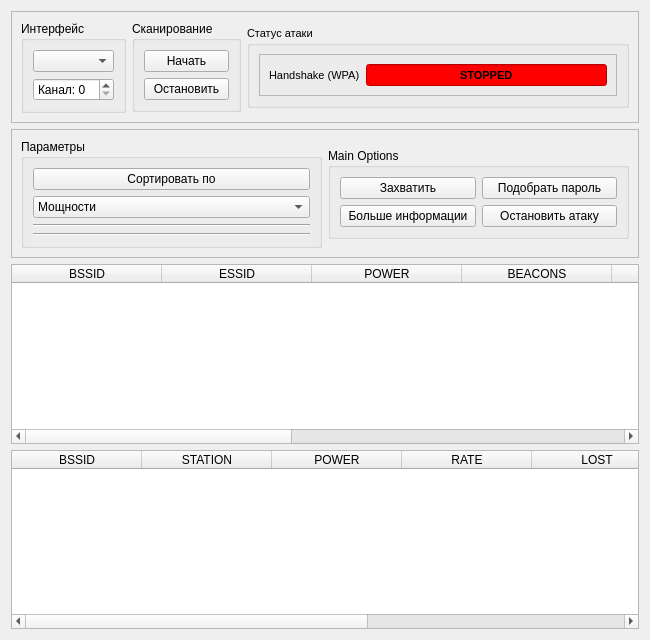
<?xml version="1.0" encoding="UTF-8"?>
<ui version="4.0">
 <class>Airodump</class>
 <widget class="QWidget" name="Airodump">
  <property name="geometry">
   <rect>
    <x>0</x>
    <y>0</y>
    <width>650</width>
    <height>640</height>
   </rect>
  </property>
  <property name="windowTitle">
   <string>Airodump</string>
  </property>
  <layout class="QGridLayout" name="gridLayout_8">
   <item row="0" column="0">
    <widget class="QFrame" name="frame">
     <property name="sizePolicy">
      <sizepolicy hsizetype="Preferred" vsizetype="Maximum">
       <horstretch>0</horstretch>
       <verstretch>0</verstretch>
      </sizepolicy>
     </property>
     <property name="frameShape">
      <enum>QFrame::StyledPanel</enum>
     </property>
     <property name="frameShadow">
      <enum>QFrame::Raised</enum>
     </property>
     <layout class="QGridLayout" name="gridLayout">
      <item row="0" column="2">
       <widget class="QGroupBox" name="groupBox">
        <property name="sizePolicy">
         <sizepolicy hsizetype="Maximum" vsizetype="Maximum">
          <horstretch>0</horstretch>
          <verstretch>0</verstretch>
         </sizepolicy>
        </property>
        <property name="toolTip">
         <string>Start airodump-ng</string>
        </property>
        <property name="statusTip">
         <string/>
        </property>
        <property name="title">
         <string>Сканирование</string>
        </property>
        <layout class="QGridLayout" name="gridLayout_2">
         <item row="0" column="0">
          <widget class="QPushButton" name="pushButtonStart">
           <property name="text">
            <string>Начать</string>
           </property>
          </widget>
         </item>
         <item row="1" column="0">
          <widget class="QPushButton" name="pushButtonStop">
           <property name="text">
            <string>Остановить</string>
           </property>
          </widget>
         </item>
        </layout>
       </widget>
      </item>
      <item row="0" column="0">
       <widget class="QGroupBox" name="groupBox_6">
        <property name="sizePolicy">
         <sizepolicy hsizetype="Maximum" vsizetype="Maximum">
          <horstretch>0</horstretch>
          <verstretch>0</verstretch>
         </sizepolicy>
        </property>
        <property name="toolTip">
         <string>This affects airodump and
all attacks launched from
this airodump instance</string>
        </property>
        <property name="title">
         <string>Интерфейс</string>
        </property>
        <layout class="QGridLayout" name="gridLayout_12">
         <item row="1" column="0">
          <widget class="QComboBox" name="comboBoxInterfaces">
           <property name="toolTip">
            <string>List of interfaces IN MONITOR MODE.</string>
           </property>
          </widget>
         </item>
         <item row="2" column="0">
          <widget class="QSpinBox" name="spinBoxChannel">
           <property name="focusPolicy">
            <enum>Qt::NoFocus</enum>
           </property>
           <property name="toolTip">
            <string>Channel 0 = All channels</string>
           </property>
           <property name="prefix">
            <string>Канал: </string>
           </property>
           <property name="minimum">
            <number>0</number>
           </property>
           <property name="maximum">
            <number>14</number>
           </property>
           <property name="value">
            <number>0</number>
           </property>
          </widget>
         </item>
        </layout>
       </widget>
      </item>
      <item row="0" column="3">
       <widget class="QGroupBox" name="groupBox_7">
        <property name="sizePolicy">
         <sizepolicy hsizetype="Minimum" vsizetype="Maximum">
          <horstretch>0</horstretch>
          <verstretch>0</verstretch>
         </sizepolicy>
        </property>
        <property name="font">
         <font>
          <pointsize>8</pointsize>
         </font>
        </property>
        <property name="toolTip">
         <string>Status of all attacks. REAL TIME.</string>
        </property>
        <property name="statusTip">
         <string/>
        </property>
        <property name="title">
         <string>Статус атаки</string>
        </property>
        <layout class="QGridLayout" name="gridLayout_15">
         <item row="0" column="0">
          <widget class="QFrame" name="frame_7">
           <property name="sizePolicy">
            <sizepolicy hsizetype="Preferred" vsizetype="Maximum">
             <horstretch>0</horstretch>
             <verstretch>0</verstretch>
            </sizepolicy>
           </property>
           <property name="frameShape">
            <enum>QFrame::StyledPanel</enum>
           </property>
           <property name="frameShadow">
            <enum>QFrame::Raised</enum>
           </property>
           <layout class="QGridLayout" name="gridLayout_17">
            <item row="0" column="1">
             <widget class="QLineEdit" name="lineEditStatusHandshacke">
              <property name="sizePolicy">
               <sizepolicy hsizetype="Expanding" vsizetype="Maximum">
                <horstretch>0</horstretch>
                <verstretch>0</verstretch>
               </sizepolicy>
              </property>
              <property name="font">
               <font>
                <pointsize>8</pointsize>
                <weight>75</weight>
                <bold>true</bold>
               </font>
              </property>
              <property name="styleSheet">
               <string notr="true">background-color: rgb(255, 0, 0);</string>
              </property>
              <property name="text">
               <string>STOPPED</string>
              </property>
              <property name="alignment">
               <set>Qt::AlignCenter</set>
              </property>
              <property name="readOnly">
               <bool>true</bool>
              </property>
             </widget>
            </item>
            <item row="0" column="0">
             <widget class="QLabel" name="label_10">
              <property name="text">
               <string>Handshake (WPA)</string>
              </property>
             </widget>
            </item>
           </layout>
          </widget>
         </item>
        </layout>
       </widget>
      </item>
     </layout>
    </widget>
   </item>
   <item row="1" column="0">
    <widget class="QFrame" name="frame_2">
     <property name="sizePolicy">
      <sizepolicy hsizetype="Preferred" vsizetype="Maximum">
       <horstretch>0</horstretch>
       <verstretch>0</verstretch>
      </sizepolicy>
     </property>
     <property name="frameShape">
      <enum>QFrame::StyledPanel</enum>
     </property>
     <property name="frameShadow">
      <enum>QFrame::Raised</enum>
     </property>
     <layout class="QGridLayout" name="gridLayout_7">
      <item row="1" column="3">
       <widget class="QGroupBox" name="groupBox_5">
        <property name="sizePolicy">
         <sizepolicy hsizetype="Minimum" vsizetype="Maximum">
          <horstretch>0</horstretch>
          <verstretch>0</verstretch>
         </sizepolicy>
        </property>
        <property name="title">
         <string>Main Options</string>
        </property>
        <layout class="QGridLayout" name="gridLayout_9">
         <item row="1" column="0">
          <widget class="QPushButton" name="pushButtonCapture">
           <property name="sizePolicy">
            <sizepolicy hsizetype="Minimum" vsizetype="Maximum">
             <horstretch>0</horstretch>
             <verstretch>0</verstretch>
            </sizepolicy>
           </property>
           <property name="toolTip">
            <string>Capturing selected BSSID of main table.</string>
           </property>
           <property name="statusTip">
            <string/>
           </property>
           <property name="text">
            <string>Захватить</string>
           </property>
          </widget>
         </item>
         <item row="1" column="1">
          <widget class="QPushButton" name="pushButtonCrack">
           <property name="sizePolicy">
            <sizepolicy hsizetype="Minimum" vsizetype="Maximum">
             <horstretch>0</horstretch>
             <verstretch>0</verstretch>
            </sizepolicy>
           </property>
           <property name="toolTip">
            <string>Launch aircrack-ng to try to crack selected BSSID</string>
           </property>
           <property name="statusTip">
            <string/>
           </property>
           <property name="text">
            <string>Подобрать пароль</string>
           </property>
          </widget>
         </item>
         <item row="2" column="0">
          <widget class="QPushButton" name="pushButtonMoreInfo">
           <property name="toolTip">
            <string>More info about BSSID</string>
           </property>
           <property name="statusTip">
            <string/>
           </property>
           <property name="text">
            <string>Больше информации</string>
           </property>
          </widget>
         </item>
         <item row="2" column="1">
          <widget class="QPushButton" name="pushButtonStopAll">
           <property name="toolTip">
            <string>Stop all attacks are running</string>
           </property>
           <property name="statusTip">
            <string/>
           </property>
           <property name="text">
            <string>Остановить атаку</string>
           </property>
          </widget>
         </item>
        </layout>
       </widget>
      </item>
      <item row="1" column="1">
       <widget class="QGroupBox" name="groupBox_2">
        <property name="sizePolicy">
         <sizepolicy hsizetype="Minimum" vsizetype="Maximum">
          <horstretch>0</horstretch>
          <verstretch>0</verstretch>
         </sizepolicy>
        </property>
        <property name="title">
         <string>Параметры</string>
        </property>
        <layout class="QGridLayout" name="gridLayout_5">
         <item row="1" column="0">
          <widget class="QComboBox" name="comboBoxSort">
           <property name="toolTip">
            <string>Filter of main table to sort</string>
           </property>
           <property name="statusTip">
            <string/>
           </property>
           <property name="sizeAdjustPolicy">
            <enum>QComboBox::AdjustToContents</enum>
           </property>
           <item>
            <property name="text">
             <string>Мощности</string>
            </property>
           </item>
           <item>
            <property name="text">
             <string>Количеству клиентов</string>
            </property>
           </item>
           <item>
            <property name="text">
             <string>Количеству информации</string>
            </property>
           </item>
          </widget>
         </item>
         <item row="2" column="0">
          <widget class="Line" name="line">
           <property name="orientation">
            <enum>Qt::Horizontal</enum>
           </property>
          </widget>
         </item>
         <item row="3" column="0">
          <widget class="Line" name="line_2">
           <property name="orientation">
            <enum>Qt::Horizontal</enum>
           </property>
          </widget>
         </item>
         <item row="0" column="0">
          <widget class="QPushButton" name="pushButtonSort">
           <property name="toolTip">
            <string>Sort main table by filter</string>
           </property>
           <property name="statusTip">
            <string/>
           </property>
           <property name="text">
            <string>Сортировать по</string>
           </property>
          </widget>
         </item>
        </layout>
       </widget>
      </item>
     </layout>
    </widget>
   </item>
   <item row="2" column="0">
    <widget class="QTableWidget" name="tableWidgetAirodumpGeneral">
     <property name="sizePolicy">
      <sizepolicy hsizetype="Expanding" vsizetype="Ignored">
       <horstretch>0</horstretch>
       <verstretch>0</verstretch>
      </sizepolicy>
     </property>
     <property name="editTriggers">
      <set>QAbstractItemView::NoEditTriggers</set>
     </property>
     <property name="selectionMode">
      <enum>QAbstractItemView::SingleSelection</enum>
     </property>
     <property name="selectionBehavior">
      <enum>QAbstractItemView::SelectRows</enum>
     </property>
     <attribute name="horizontalHeaderDefaultSectionSize">
      <number>150</number>
     </attribute>
     <attribute name="horizontalHeaderStretchLastSection">
      <bool>true</bool>
     </attribute>
     <column>
      <property name="text">
       <string>BSSID</string>
      </property>
     </column>
     <column>
      <property name="text">
       <string>ESSID</string>
      </property>
     </column>
     <column>
      <property name="text">
       <string>POWER</string>
      </property>
     </column>
     <column>
      <property name="text">
       <string>BEACONS</string>
      </property>
     </column>
     <column>
      <property name="text">
       <string>DATA/S</string>
      </property>
     </column>
     <column>
      <property name="text">
       <string>CURRENT IVS</string>
      </property>
     </column>
     <column>
      <property name="text">
       <string>STORED IVS</string>
      </property>
     </column>
     <column>
      <property name="text">
       <string>CHANNEL</string>
      </property>
     </column>
     <column>
      <property name="text">
       <string>ENCRYPTION</string>
      </property>
     </column>
    </widget>
   </item>
   <item row="4" column="0">
    <widget class="QTableWidget" name="tableWidgetAirodumpAux">
     <property name="sizePolicy">
      <sizepolicy hsizetype="Expanding" vsizetype="Ignored">
       <horstretch>0</horstretch>
       <verstretch>0</verstretch>
      </sizepolicy>
     </property>
     <property name="editTriggers">
      <set>QAbstractItemView::NoEditTriggers</set>
     </property>
     <property name="selectionMode">
      <enum>QAbstractItemView::SingleSelection</enum>
     </property>
     <property name="selectionBehavior">
      <enum>QAbstractItemView::SelectRows</enum>
     </property>
     <attribute name="horizontalHeaderDefaultSectionSize">
      <number>130</number>
     </attribute>
     <attribute name="horizontalHeaderStretchLastSection">
      <bool>true</bool>
     </attribute>
     <column>
      <property name="text">
       <string>BSSID</string>
      </property>
     </column>
     <column>
      <property name="text">
       <string>STATION</string>
      </property>
     </column>
     <column>
      <property name="text">
       <string>POWER</string>
      </property>
     </column>
     <column>
      <property name="text">
       <string>RATE</string>
      </property>
     </column>
     <column>
      <property name="text">
       <string>LOST</string>
      </property>
     </column>
     <column>
      <property name="text">
       <string>PACKETS</string>
      </property>
     </column>
     <column>
      <property name="text">
       <string>PROBES</string>
      </property>
     </column>
    </widget>
   </item>
  </layout>
 </widget>
 <resources/>
 <connections/>
</ui>
